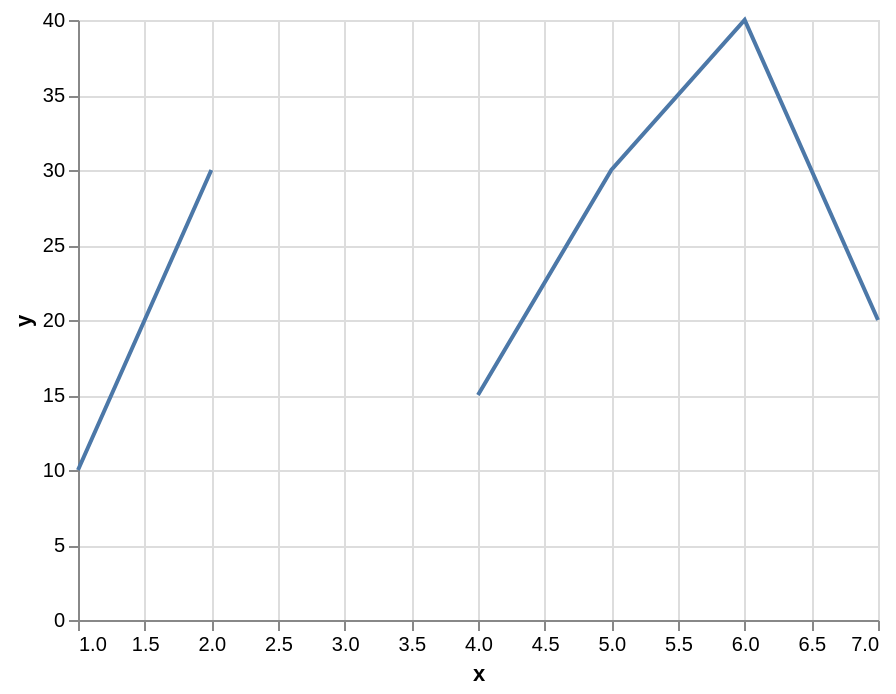

Express this chart as Vega-Lite.
### Vega specification from a JSON file in a GitHub repository (floating-point values rounded to 4 significant figures)
{"$schema": "https://vega.github.io/schema/vega/v5.json", "background": "white", "padding": 5, "width": 400, "height": 300, "style": "cell", "data": [{"name": "source_0", "values": [{"x": 1, "y": 10}, {"x": 2, "y": 30}, {"x": 3, "y": null}, {"x": 4, "y": 15}, {"x": 5, "y": 30}, {"x": 6, "y": 40}, {"x": 7, "y": 20}]}, {"name": "data_0", "source": "source_0", "transform": [{"type": "formula", "expr": "toNumber(datum[\"x\"])", "as": "x"}]}], "marks": [{"name": "marks", "type": "line", "style": ["line"], "sort": {"field": "x"}, "from": {"data": "data_0"}, "encode": {"update": {"stroke": {"value": "#4c78a8"}, "description": {"signal": "\"x: \" + (format(datum[\"x\"], \"\")) + \"; y: \" + (format(datum[\"y\"], \"\"))"}, "x": {"scale": "x", "field": "x"}, "y": {"scale": "y", "field": "y"}, "defined": {"signal": "isValid(datum[\"x\"]) && isFinite(+datum[\"x\"]) && isValid(datum[\"y\"]) && isFinite(+datum[\"y\"])"}}}}], "scales": [{"name": "x", "type": "linear", "domain": {"data": "data_0", "field": "x"}, "range": [0, {"signal": "width"}], "nice": true, "zero": false}, {"name": "y", "type": "linear", "domain": {"data": "data_0", "field": "y"}, "range": [{"signal": "height"}, 0], "nice": true, "zero": true}], "axes": [{"scale": "x", "orient": "bottom", "gridScale": "y", "grid": true, "tickCount": {"signal": "ceil(width/40)"}, "domain": false, "labels": false, "aria": false, "maxExtent": 0, "minExtent": 0, "ticks": false, "zindex": 0}, {"scale": "y", "orient": "left", "gridScale": "x", "grid": true, "tickCount": {"signal": "ceil(height/40)"}, "domain": false, "labels": false, "aria": false, "maxExtent": 0, "minExtent": 0, "ticks": false, "zindex": 0}, {"scale": "x", "orient": "bottom", "grid": false, "title": "x", "labelFlush": true, "labelOverlap": true, "tickCount": {"signal": "ceil(width/40)"}, "zindex": 0}, {"scale": "y", "orient": "left", "grid": false, "title": "y", "labelOverlap": true, "tickCount": {"signal": "ceil(height/40)"}, "zindex": 0}]}
